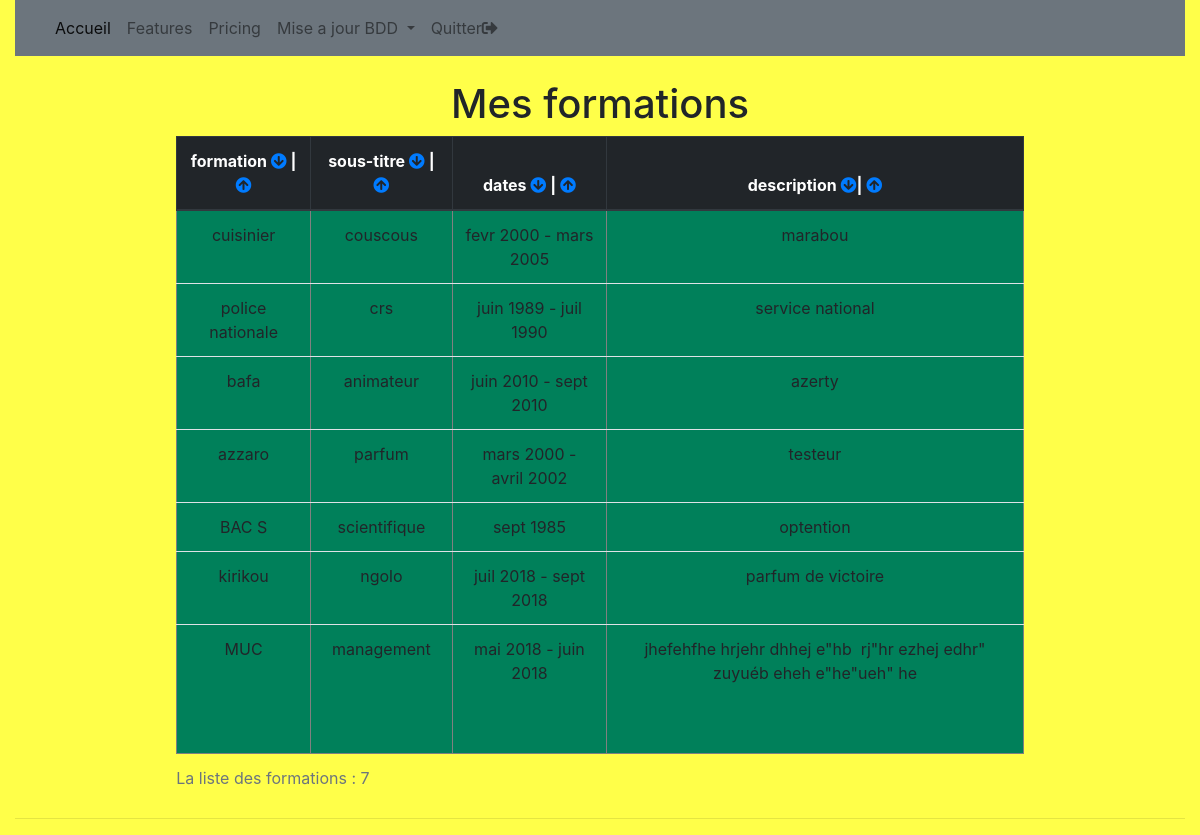
/front/formations.php, run on the app's committed database.
### tables this page shows
CREATE TABLE `t_formations` (
  `id_formation` int(3) NOT NULL,
  `titre` varchar(150) NOT NULL,
  `sous_titre` varchar(200) NOT NULL,
  `dates` varchar(100) NOT NULL,
  `description` text NOT NULL,
  `id_utilisateur` int(3) NOT NULL
);

### front/formations.php (the view, shortened to what this page needs)
<?php require '../admin/connexion.php';
    ?>
<!DOCTYPE html>
<html lang="fr">
<head>
    <link rel="stylesheet" href="https://use.fontawesome.com/releases/v5.3.1/css/all.css">
    <link href="https://stackpath.bootstrapcdn.com/bootstrap/4.1.3/css/bootstrap.min.css" rel="stylesheet">
    <link rel="stylesheet" href="css/style.css">
</head>
<body>
<div class="container-fluid">
<?php require 'navigation.php'; ?>
<?php
          $sql = $pdoCV->prepare(" SELECT * FROM t_formations WHERE id_utilisateur = '1'");
          $sql->execute();
          $nbr_formations = $sql->rowCount();
    ?>
    <h1 class="text-center mt-4">Mes formations</h1>
 <div class="tableau col-9 mx-auto">
        <table border="1" class="table text-center">
        <caption>La liste des formations : <?php echo $nbr_formations; ?></caption>
        <thead class="thead-dark">
            <tr>
                <th>formation <a href="formations.php?column=titre&order=asc"> <i class="fas fa-arrow-circle-down"></i></a> | <a href="formations.php?column=titre&order=desc"><i class="fas fa-arrow-circle-up"></i></a></th>
                <th>sous-titre <a href="formations.php?column=sous_titre&order=asc"><i class="fas fa-arrow-circle-down"></i></a> | <a href="formations.php?column=sous_titre&order=desc"><i class="fas fa-arrow-circle-up"></i> </a></th>
                <th>dates <a href="formations.php?column=dates&order=asc"><i class="fas fa-arrow-circle-down"></i></a> | <a href="formations.php?column=dates&order=desc"><i class="fas fa-arrow-circle-up"></i> </a></th>
                <th>description <a href="formations.php?column=description&order=asc"><i class="fas fa-arrow-circle-down"></i></a>| <a href="formations.php?column=description&order=desc"><i class="fas fa-arrow-circle-up"></i> </a></th>
            </tr>
        </thead>
        <tbody>
        <?php while($ligne_formation=$sql->fetch())
        {
        ?>
            <tr>
                <td><?php echo $ligne_formation['titre']; ?></td>
                <td><?php echo $ligne_formation['sous_titre']; ?></td>
                <td><?php echo $ligne_formation['dates']; ?></td>
                <td><?php echo $ligne_formation['description']; ?></td>
            </tr>
        <?php
            }
        ?>
        </tbody>
        </table>
 </div>
<hr>
    </div>
</body>
</html>

### front/css/style.css (style rules this page uses)
body { background: rgba(255, 255, 0, 0.712); }
.table { background: rgb(0, 128, 90); width: 100%; margin-bottom: 1rem; }

### data on the page
t_formations: titre "cuisinier", sous_titre "couscous", dates "fevr 2000 - mars 2005", description "marabou"
t_formations: titre "police nationale", sous_titre "crs", dates "juin 1989 - juil 1990", description "service national"
t_formations: titre "bafa", sous_titre "animateur", dates "juin 2010 - sept 2010", description "azerty"
t_formations: titre "azzaro", sous_titre "parfum", dates "mars 2000 - avril 2002", description "testeur"
t_formations: titre "BAC S", sous_titre "scientifique", dates "sept 1985", description "optention"
t_formations: titre "kirikou", sous_titre "ngolo", dates "juil 2018 - sept 2018", description "parfum de victoire"
t_formations: titre "MUC", sous_titre "management", dates "mai 2018 - juin 2018", description "jhefehfhe hrjehr dhhej e\"hb rj\"hr ezhej edhr\" zuyuéb eheh e\"he\"ueh\" he"

### other printed values
$nbr_formations "7"
